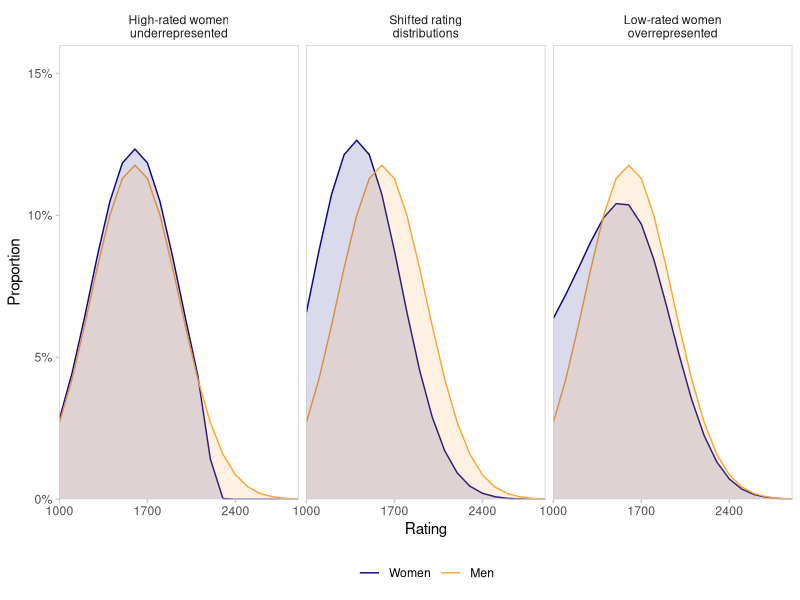

R code for this plot:
library(tidyverse)


tibble(Rating = seq(1000, 2900, by = 100)) %>%
  mutate(Men_1 = dnorm(Rating, 1600, 350), Men_2 = Men_1, Men_3 = Men_1) %>%
  mutate(Women_1 = Men_1 * (tanh((2200 - Rating) / 50) + 1) / 2) %>%
  mutate(Women_2 = dnorm(Rating, 1400, 350)) %>%
  mutate(Women_3 = Men_1 * (1 + 0.2*exp(-(Rating - 1400) / 180))) %>%
  pivot_longer(!Rating, values_to = "Proportion") %>%
  separate(col = name, into = c("gender", "scenario"), sep = "_") %>%
  mutate(Proportion = Proportion / sum(Proportion), .by = c(gender, scenario)) %>%
  mutate(gender = fct_relevel(gender, "Women", "Men")) %>%
  mutate(scenario = as_factor(case_when(
    scenario == "1" ~ str_c("High-rated women\nunderrepresented"),
    scenario == "2" ~ str_c("Shifted rating\ndistributions"),
    scenario == "3" ~ str_c("Low-rated women\noverrepresented")
  ))) %>%
  ggplot() +
  geom_line(aes(x = Rating, y = Proportion, colour = gender)) +
  geom_area(aes(x = Rating, y = Proportion, fill = gender),
            alpha = 0.15, position = "identity") +
  scale_x_continuous(expand = c(0, 0), breaks = c(1000, 1700, 2400)) +
  scale_y_continuous(labels = scales::percent, limits = c(0, 0.16),
                     breaks = c(0, 0.05, 0.1, 0.15), expand = c(0, 0)) +
  scale_colour_viridis_d(option = "C", end = 0.8) +
  scale_fill_viridis_d(option = "C", end = 0.8) +
  guides(fill = "none") +
  facet_wrap(~ scenario) +
  theme_minimal() +
  theme(panel.grid = element_blank(),
        axis.line = element_blank(),
        axis.ticks = element_line(colour = "grey80"),
        panel.border = element_rect(colour = "grey80", fill = NA),
        panel.background = element_blank(),
        legend.title = element_blank(),
        legend.position = "bottom",
        strip.background = element_blank(),
        strip.placement = "outside")
#ggsave("figures/conceptual.pdf", width = 4.8, height = 2.5)
